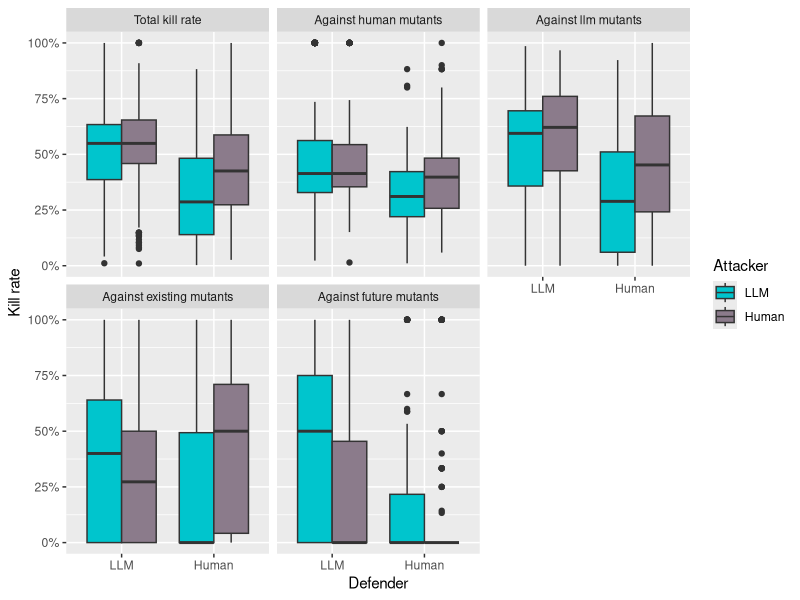
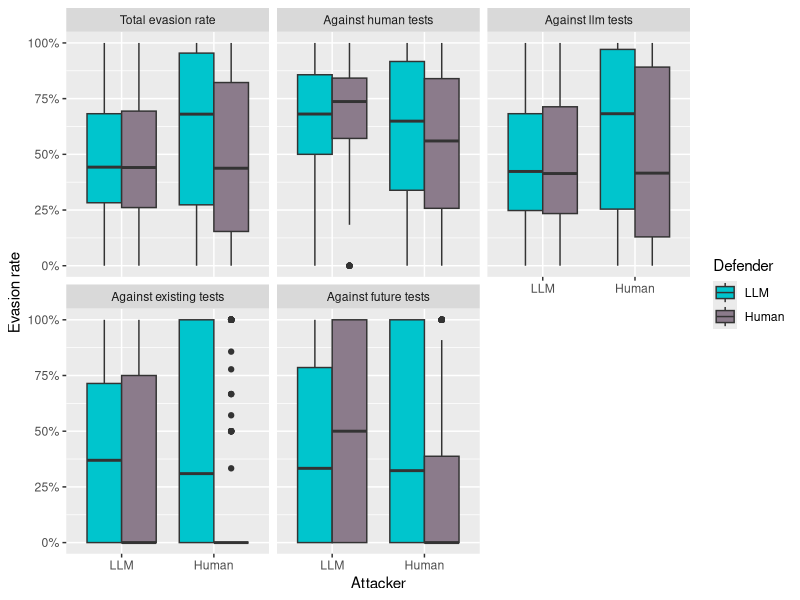
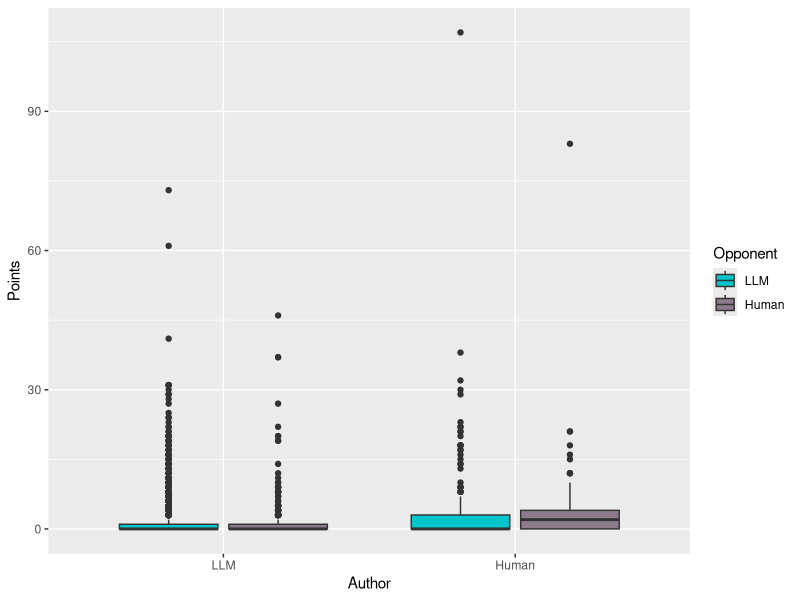
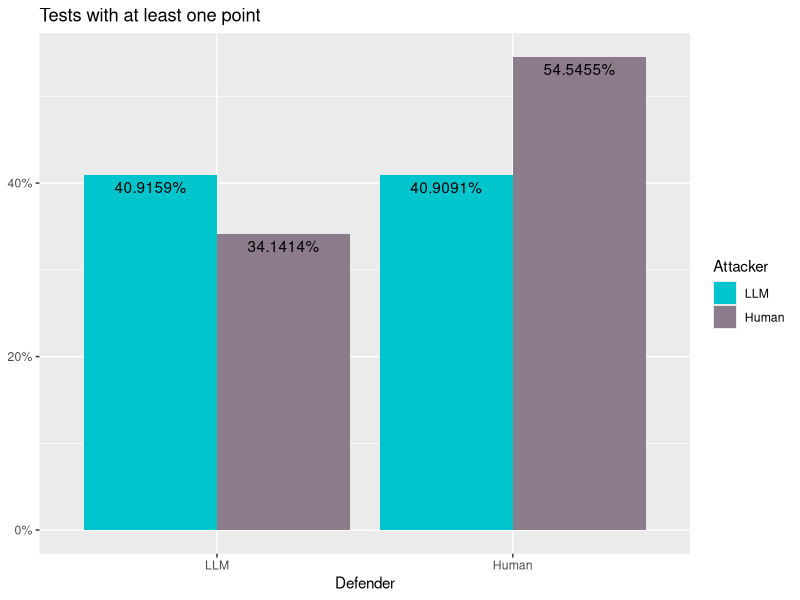
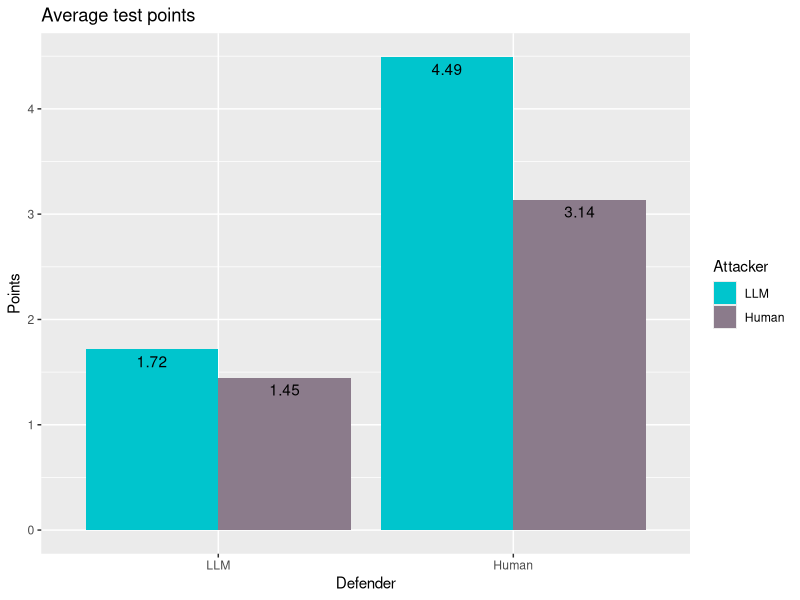
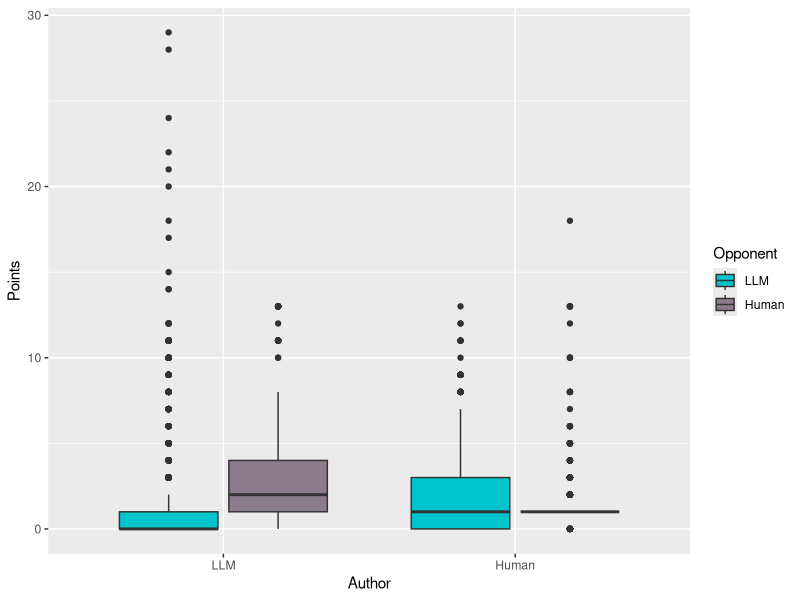
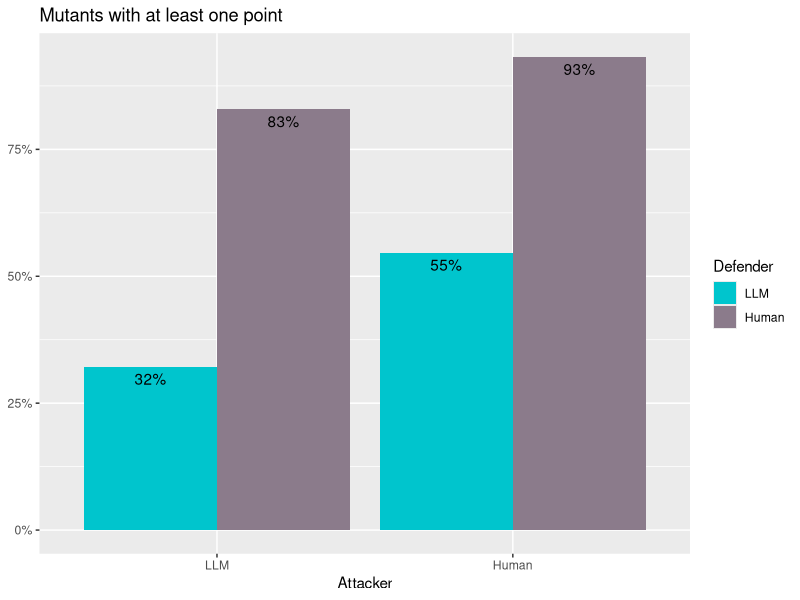
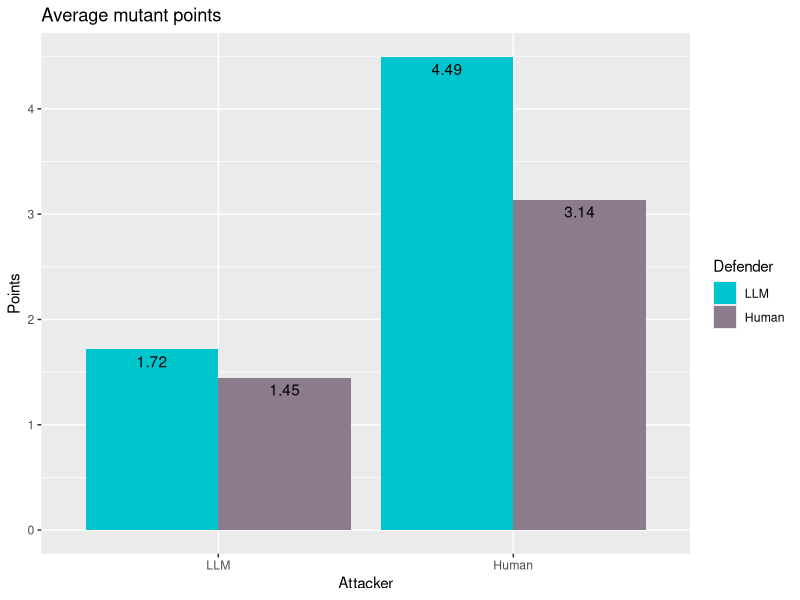

These figures' R source, in order:
## ---- chunk 1
knitr::opts_chunk$set(echo = F)
## ---- chunk 2
library(ggplot2)
library(dplyr)
library(viridisLite)
library(tidyr)
library(scales)
getwd()
detach.dfs <- function() {
  for (p in search()) {
    if (grepl("tests|mutants", p)) {
      detach(p, character.only = TRUE)
    }
  }
}

colors.opinion <- c("red", "orange", "grey", "cyan", "blue")
colors.actor <- c("turquoise3", "thistle4")
colors.quality <- c("#458B00", "darkgoldenrod3", "#8B1C62", "red4")

interpretation.opponent_opinion_human_or_ai <- as.factor(c(
  "Definitely human",
  "Probably human",
  "Don't know",
  "Probably ai",
  "Definitely ai"
))

levels.degree <- c(
  "Bachelor Informatik", 
  "Bachelor Internet Computing", 
  "Lehramt Informatik",
  "Artificial Intelligence")
levels.cut <- c(
  "ByteVector",
  "CharRange"
)

common_variables <- function(.data) {
  mutate(
    .data,
    llm_or_human = factor(llm_or_human, levels = c("LLM", "Human")),
    opponent_llm_or_human = factor(opponent_llm_or_human, levels = c("LLM", "Human")),
    cut = factor(cut, levels = levels.cut),
    author_degree = factor(author_degree, levels = levels.degree),
    opponent_degree = factor(opponent_degree, levels = levels.degree),
    experiment_round = factor(experiment_round),
    author_opinion_judged_programming_skill = factor(author_opinion_judged_programming_skill),
    author_opinion_judged_original = factor(author_opinion_judged_original),
    author_opinion_challenged = factor(author_opinion_challenged),
    author_opinion_fun = factor(author_opinion_fun),
    author_opinion_human_or_ai = factor(author_opinion_human_or_ai),
    opponent_opinion_judged_programming_skill = factor(opponent_opinion_judged_programming_skill),
    opponent_opinion_judged_original = factor(opponent_opinion_judged_original),
    opponent_opinion_challenged = factor(opponent_opinion_challenged),
    opponent_opinion_fun = factor(opponent_opinion_fun),
    opponent_opinion_human_or_ai = factor(opponent_opinion_human_or_ai),
  )
}
## ---- chunk 3
tests <- read.csv("test_data.csv") |>
  common_variables() |>
  mutate(
    is_equivalence_test = is_equivalence_test == "YES",
    kill_rate = (human_mutants_killed + llm_mutants_killed) / (human_mutants_killed + human_mutants_ignored + llm_mutants_killed + llm_mutants_ignored) |>
      replace_na(0),
    human_kill_rate = (human_mutants_killed / (human_mutants_killed + human_mutants_ignored)) |>
      replace_na(0),
    llm_kill_rate = (llm_mutants_killed / (llm_mutants_killed + llm_mutants_ignored)) |>
      replace_na(0),
    existing_kill_rate = (existing_mutants_killed / (existing_mutants_killed + existing_mutants_ignored)) |>
      replace_na(0),
    future_kill_rate = (future_mutants_killed / (future_mutants_killed + future_mutants_ignored)) |>
      replace_na(0),
  )

mutants <- read.csv("mutant_data.csv") |>
  common_variables() |>
  mutate(
    stillborn = stillborn == "YES",
    survived = survived == "YES",
    declared_equivalent = declared_equivalent == "YES",
    has_been_killed = human_tests_killed_by + llm_tests_killed_by > 0,
    
    evasion_rate = (human_tests_survived + llm_tests_survived) / (human_tests_survived + human_tests_killed_by + llm_tests_survived + llm_tests_killed_by) |>
      replace_na(0),
    human_evasion_rate = (human_tests_survived / (human_tests_survived + human_tests_killed_by)) |>
      replace_na(0),
    llm_evasion_rate = (llm_tests_survived / (llm_tests_survived + llm_tests_killed_by)) |>
      replace_na(0),
    existing_evasion_rate = (existing_tests_survived / (existing_tests_survived + existing_tests_killed_by)) |>
      replace_na(0),
    future_evasion_rate = (future_tests_survived / (future_tests_survived + future_tests_killed_by)) |>
      replace_na(0),
  )
  
number_of_test_games <- tests[!tests$is_equivalence_test,] |>
  group_by(
    llm_or_human,
  ) |>
  summarise(
    n = n_distinct(game_id)
  )
number_of_mutant_games <- mutants |>
  group_by(
    llm_or_human,
  ) |>
  summarise(
    n = n_distinct(game_id)
  )

deftests <- tests |> filter(!is_equivalence_test)
## ---- chunk 4

deftests |>
  pivot_longer(
    cols = c(kill_rate, llm_kill_rate, human_kill_rate, existing_kill_rate, future_kill_rate),
    names_to = "kill_rate_type",
    values_to = "kill_rate_value"
  ) |>
  mutate(kill_rate_type = factor(kill_rate_type, 
                                 levels = c(
                                   "kill_rate", 
                                   "human_kill_rate", 
                                   "llm_kill_rate", 
                                   "existing_kill_rate",
                                   "future_kill_rate"),
                                 labels = c(
                                   "Total kill rate",
                                   "Against human mutants",
                                   "Against llm mutants",
                                   "Against existing mutants",
                                   "Against future mutants"
                                 ))) |>
  ggplot(aes(x = llm_or_human, y = kill_rate_value, fill = opponent_llm_or_human)) + 
    geom_boxplot(position = "dodge") + 
    xlab("Defender") +
    scale_y_continuous(name = "Kill rate", labels = percent) + 
    scale_fill_manual(name = "Attacker", values = colors.actor) +
    facet_wrap( ~ kill_rate_type)
## ---- chunk 5
mutants |>
  pivot_longer(
    cols = c(evasion_rate, llm_evasion_rate, human_evasion_rate, existing_evasion_rate, future_evasion_rate),
    names_to = "evasion_rate_type",
    values_to = "evasion_rate_value"
  ) |>
  mutate(evasion_rate_type = factor(evasion_rate_type, 
                                 levels = c(
                                   "evasion_rate", 
                                   "human_evasion_rate", 
                                   "llm_evasion_rate", 
                                   "existing_evasion_rate",
                                   "future_evasion_rate"),
                                 labels = c(
                                   "Total evasion rate",
                                   "Against human tests",
                                   "Against llm tests",
                                   "Against existing tests",
                                   "Against future tests"
                                 ))) |>
  ggplot(aes(x = llm_or_human, y = evasion_rate_value, fill = opponent_llm_or_human)) + 
    geom_boxplot(position = "dodge") + 
    xlab("Attacker") +
    scale_y_continuous(name = "Evasion rate", labels = percent) + 
    scale_fill_manual(name = "Defender", values = colors.actor) +
    facet_wrap( ~ evasion_rate_type)
## ---- chunk 6
point_boxplot <- function(.data, author = "Author", opponent = "Opponent") {
  .data |>
    ggplot(aes(x = llm_or_human, y = points, fill = opponent_llm_or_human)) + 
    geom_boxplot() +
    scale_fill_manual(values = colors.actor, name = opponent) +
    xlab(author) +
    ylab("Points")
}

deftests |>
  point_boxplot()
## ---- chunk 7
deftests |>
  mutate(has_points = points > 0) |>
  group_by(llm_or_human, opponent_llm_or_human) |>
  summarise(has_points = mean(has_points)) |>
  ggplot(aes(y = has_points, x = llm_or_human, fill = opponent_llm_or_human)) +
  geom_col(position = "dodge") +
  geom_text(aes(label = percent(after_stat(y))), vjust = 1.5, position = position_dodge(0.9)) +
  scale_fill_manual(values = colors.actor, name = "Attacker") +
  scale_y_continuous(labels = percent, name = NULL)+ 
  xlab("Defender") +
  ggtitle("Tests with at least one point")
## ---- chunk 8
deftests |>
  group_by(llm_or_human, opponent_llm_or_human) |>
  summarise(mean_points = mean(points)) |>
  ggplot(aes(x = llm_or_human, y = mean_points, fill = opponent_llm_or_human)) +
  geom_col(position = "dodge") +
  geom_text(
    aes(label = mean_points |> round(2)), 
    position = position_dodge(0.9),
    vjust = 1.5
    ) +
  xlab("Defender") +
  ylab("Points") +
  ggtitle("Average test points") + 
  scale_fill_manual(name = "Attacker", values = colors.actor)
## ---- chunk 9
mutants |>
  point_boxplot()
## ---- chunk 10
mutants |>
  mutate(has_points = points > 0) |>
  group_by(llm_or_human, opponent_llm_or_human) |>
  summarise(has_points = mean(has_points)) |>
  ggplot(aes(y = has_points, x = llm_or_human, fill = opponent_llm_or_human)) +
  geom_col(position = "dodge") +
  geom_text(aes(label = percent(after_stat(y))), vjust = 1.5, position = position_dodge(0.9)) +
  scale_fill_manual(values = colors.actor, name = "Defender") +
  scale_y_continuous(labels = percent, name = NULL)+ 
  xlab("Attacker") +
  ggtitle("Mutants with at least one point")
## ---- chunk 11
deftests |>
  group_by(llm_or_human, opponent_llm_or_human) |>
  summarise(mean_points = mean(points)) |>
  ggplot(aes(x = llm_or_human, y = mean_points, fill = opponent_llm_or_human)) +
  geom_col(position = "dodge") +
  geom_text(
    aes(label = mean_points |> round(2)), 
    position = position_dodge(0.9),
    vjust = 1.5
    ) +
  xlab("Attacker") +
  ylab("Points") +
  ggtitle("Average mutant points") + 
  scale_fill_manual(name = "Defender", values = colors.actor)
## ---- chunk 12
deftests |> 
  mutate(
    point_ntil = ntile(points, n = 10)
  ) |>
  group_by(point_ntil) |>
  ggplot(aes(y = kill_rate, x = factor(point_ntil), fill = llm_or_human)) +
    geom_boxplot() +
    scale_fill_manual(values = colors.actor, name = "Defender") + 
    ggtitle("Kill rates vs Points for tests") +
    xlab("Point deciles") + 
    ylab("Total kill rate") +
    scale_y_continuous(labels = percent)

## ---- chunk 13
mutants |> 
  filter(!(!has_been_killed &declared_equivalent)) |>
  mutate(
    point_ntil = ntile(points, n = 10)
  ) |>
  group_by(point_ntil) |>
  ggplot(aes(y = evasion_rate, x = factor(point_ntil), fill = llm_or_human)) +
    geom_boxplot() +
    scale_fill_manual(values = colors.actor, name = "Attacker") + 
    ggtitle("Evasion rates vs Points for mutants") +
    xlab("Point deciles") + 
    ylab("Total evasion rate") +
    scale_y_continuous(labels = percent)
## ---- chunk 14
ggplot(mutants, aes(x = points, y = evasion_rate)) +
  geom_point() + 
  geom_smooth(formula = y ~x, method = loess) +
  scale_y_continuous(limits = c(0,1), labels = percent, name = "Global evasion rate") + 
  xlab("Points")
## ---- chunk 15
timelineplot <- function(.data) {
  .data |>
  mutate(seconds_since_gamestart = floor(seconds_since_gamestart / 60)) |>
    rename(`Minutes since gamestart` = seconds_since_gamestart) |>
    mutate(
      part = as.numeric(ifelse(llm_or_human == "LLM",
                    1 / number_of_test_games[number_of_test_games$llm_or_human == "LLM","n"],
                    1 / number_of_test_games[number_of_test_games$llm_or_human == "Human","n"]
                    ))
    ) |>
    group_by(`Minutes since gamestart`, llm_or_human) |>
    summarise(
      part = sum(part)
    ) |>
  ggplot(aes(x = `Minutes since gamestart`, y = part, colour = llm_or_human)) +
    geom_line()
}

deftests |>
  timelineplot() +
  ylab("Test submissions per game and minute") +
  scale_colour_manual(values = colors.actor, name = "Defender")
## ---- chunk 16
mutants |>
  timelineplot() +
  ylab("Mutant submissions per game and minute") +
  scale_colour_manual(values = colors.actor, name = "Attacker")
## ---- chunk 17
deftests|>
  filter(llm_or_human == "LLM") |>
  mutate(number_of_messages = ifelse(is.na(number_of_messages), 0, number_of_messages)) |>
  mutate(number_of_messages = factor(number_of_messages,
                                     levels = c(0, 1,2,3,4),
                                     labels = c("Suite", "1", "2", "3", "4"))) |>
  mutate(seconds_since_gamestart = seconds_since_gamestart / 60) |>
  rename(`Minutes since gamestart` = seconds_since_gamestart) |>
  group_by(number_of_messages) |>
  ggplot(aes(x = `Minutes since gamestart`, colour = number_of_messages)) +
    geom_freqpoly(binwidth = 1) + 
    ylab("Tests per minute") +
    scale_colour_manual(name = "Number of messages", values = c("black", colors.quality))
  
## ---- chunk 18
mutants|>
  filter(llm_or_human == "LLM") |>
  mutate(number_of_messages = factor(number_of_messages,
                                     levels = c(0, 1,2,3,4),
                                     labels = c("Suite", "1", "2", "3", "4"))) |>
  mutate(seconds_since_gamestart = seconds_since_gamestart / 60) |>
  rename(`Minutes since gamestart` = seconds_since_gamestart) |>
  group_by(number_of_messages) |>
  ggplot(aes(x = `Minutes since gamestart`, colour = number_of_messages)) +
    geom_freqpoly(binwidth = 1) + 
    ylab("Mutants per minute") +
    scale_colour_manual(name = "Number of messages", values = c(colors.quality))
## ---- chunk 19
deftests |>
  filter(opponent_llm_or_human == "Human") |>
  group_by(game_id, author_nickname, opponent_opinion_human_or_ai, llm_or_human) |>
  mutate(opponent_opinion_human_or_ai = factor(opponent_opinion_human_or_ai, levels = 1:5, labels = interpretation.opponent_opinion_human_or_ai)) |>
  summarise(n = n()) |>
  ggplot(aes(x = llm_or_human, y = n, fill = opponent_opinion_human_or_ai)) + 
    geom_col(position = "fill", name = "Proportion") +
    scale_fill_manual(name = "Attacker's guess", values = colors.opinion) +
    xlab("Defender") +
    ylab("Proportion") +
    ggtitle("Defender Turing test") + 
    scale_y_continuous(labels = percent)

## ---- chunk 20
mutants |>
  filter(opponent_llm_or_human == "Human") |>
  group_by(game_id, author_nickname, opponent_opinion_human_or_ai, llm_or_human) |>
  mutate(opponent_opinion_human_or_ai = factor(opponent_opinion_human_or_ai, levels = 1:5, labels = interpretation.opponent_opinion_human_or_ai)) |>
  summarise(n = n()) |>
  ggplot(aes(x = llm_or_human, y = n, fill = opponent_opinion_human_or_ai)) + 
    geom_col(position = "fill", name = "Proportion") +
    scale_fill_manual(name = "Defender's guess", values = colors.opinion) +
    scale_y_continuous(labels = percent) +
    xlab("Attacker") +
    ylab("Proportion") + 
    ggtitle("Attacker Turing test")
## ---- chunk 21
mutants |>
  group_by(llm_or_human, opponent_llm_or_human) |>
  summarise(
    stillborn = mean(stillborn)
  ) |>
  ggplot(aes(x = llm_or_human, y = stillborn, fill = opponent_llm_or_human)) +
    geom_col(position = "dodge") +
    geom_text(
      aes(label = percent(stillborn)), 
      position = position_dodge(0.9),
      vjust = 1.5,
    ) +
    scale_fill_manual(name = "Defender", values = colors.actor) + 
    xlab("Attacker") + 
    ylab("Percentage") + 
    ggtitle("Percentages of stillborn mutants") +
    scale_y_continuous(labels = percent)

## ---- chunk 22
ggplot(data = mutants, aes(x = stillborn, y = evasion_rate, fill = llm_or_human)) +
  geom_boxplot(position = "dodge") +
  scale_fill_manual(name = "Attacker", values = colors.actor) +
  scale_y_continuous(labels = percent, name = "Evasion rate") +
  scale_x_discrete(labels = c("Not stillborn", "Stillborn"),) +
  xlab(NULL) +
  ggtitle("Total evasion rates of stillborn and not-stillborn mutants")
## ---- chunk 23

mutants |>
  group_by(
    llm_or_human,
    declared_equivalent,
    opponent_llm_or_human
  ) |>
  summarise(
    not_killed = mean(!has_been_killed)
  ) |>
  mutate(
    opponent_llm_or_human = paste(opponent_llm_or_human, "Defender")
  ) |>
  ggplot(
    aes(x = declared_equivalent, y = not_killed, fill = llm_or_human)
    ) +
    geom_col(position = "dodge") +
    geom_text(aes(
      label = percent(not_killed),
      vjust = -0.4
      ), position = position_dodge(0.9)) +
    facet_wrap( ~ opponent_llm_or_human,) + 
    scale_y_continuous(labels = percent, name = "Equivalent mutants") + 
    scale_x_discrete(labels = c("Not declared\n equivalent", "Declared equivalent")) +
    scale_fill_manual(name = "Attacker", values = colors.actor) +
    xlab(NULL)

  
## ---- chunk 24
mutants |>
  group_by(
    llm_or_human,
    opponent_llm_or_human,
    has_been_killed
  ) |>
  summarise(
    declared_equivalent = mean(declared_equivalent)
  ) |>
  mutate(
    opponent_llm_or_human = paste(opponent_llm_or_human, "Defender")
  ) |>
  ggplot(
    aes(x = has_been_killed, y = declared_equivalent, fill = llm_or_human)
    ) +
    geom_col(position = "dodge") +
    geom_text(aes(
      label = percent(declared_equivalent),
      vjust = -0.4
      ), position = position_dodge(0.9)) +
    facet_wrap( ~ opponent_llm_or_human,) + 
    scale_y_continuous(labels = percent, name = "Mutants declared as equivalent") + 
    scale_x_discrete(labels = c("Equivalent", "Not equivalent")) +
    scale_fill_manual(name = "Attacker", values = colors.actor) +
    ggtitle("Equivalent mutants") + 
    xlab(NULL)
## ---- chunk 25
mutants |>
  group_by(llm_or_human, opponent_llm_or_human) |>
  summarise(`Survival rate` = mean(survived)) |>
  ggplot(aes(y = `Survival rate`, x = llm_or_human, fill = opponent_llm_or_human)) +
  scale_fill_manual(values = colors.actor, name = "Defender") +
  xlab("Attacker") + 
  scale_y_continuous(name = "Survival rate", labels = percent) +
  geom_col(position = "dodge") + 
  geom_text(aes(label = percent(`Survival rate`)), vjust = -0.2, position = position_dodge(0.9)) + 
  ggtitle("Mutant survival rates")
## ---- chunk 26
mutants |>
  filter(!stillborn) |>
  group_by(llm_or_human, opponent_llm_or_human) |>
  summarise(`Survival rate` = mean(survived)) |>
  ggplot(aes(y = `Survival rate`, x = llm_or_human, fill = opponent_llm_or_human)) +
  scale_fill_manual(values = colors.actor, name = "Defender") +
  xlab("Attacker") + 
  scale_y_continuous(name = "Survival rate", labels = percent) +
  geom_col(position = "dodge") + 
  geom_text(aes(label = percent(`Survival rate`)), vjust = -0.2, position = position_dodge(0.9)) +
  ggtitle("Mutant survival rates (excluding stillborn mutants)")
## ---- chunk 27
deftests |>
  ggplot(aes(x = llm_or_human, y = number_lines_covered, fill = opponent_llm_or_human)) +
  geom_boxplot() +
  scale_fill_manual(values = colors.actor, name = "Attacker") +
  facet_wrap( ~ cut) +
  xlab("Defender") + 
  ylab("Covered lines") + 
  ggtitle("Test coverage")
## ---- chunk 28
mutants |>
  ggplot(aes(x = llm_or_human, y = number_mutated_lines, fill = opponent_llm_or_human)) +
  geom_boxplot() +
  scale_fill_manual(values = colors.actor, name = "Defender") +
  xlab("Attacker") + 
  ylab("Mutated lines") + 
  ggtitle("Mutated lines") + 
  stat_summary(
    fun = median,
    geom = "text",
    aes(label = after_stat(y)),
    vjust = -0.5,
    position = position_dodge(1)
  ) +
  facet_wrap( ~ cut)
